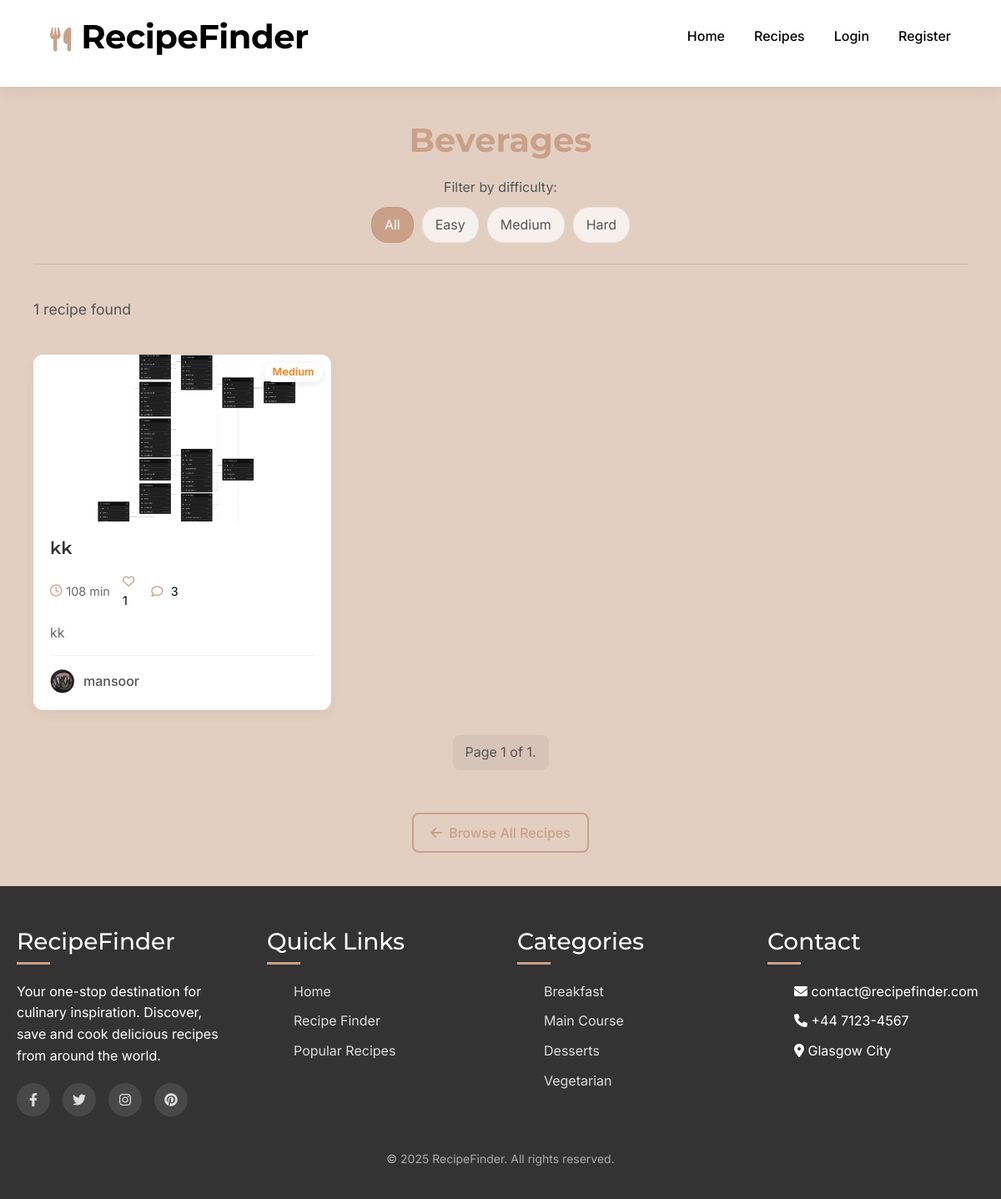
Page /category/beverages/ on the earlier database version.
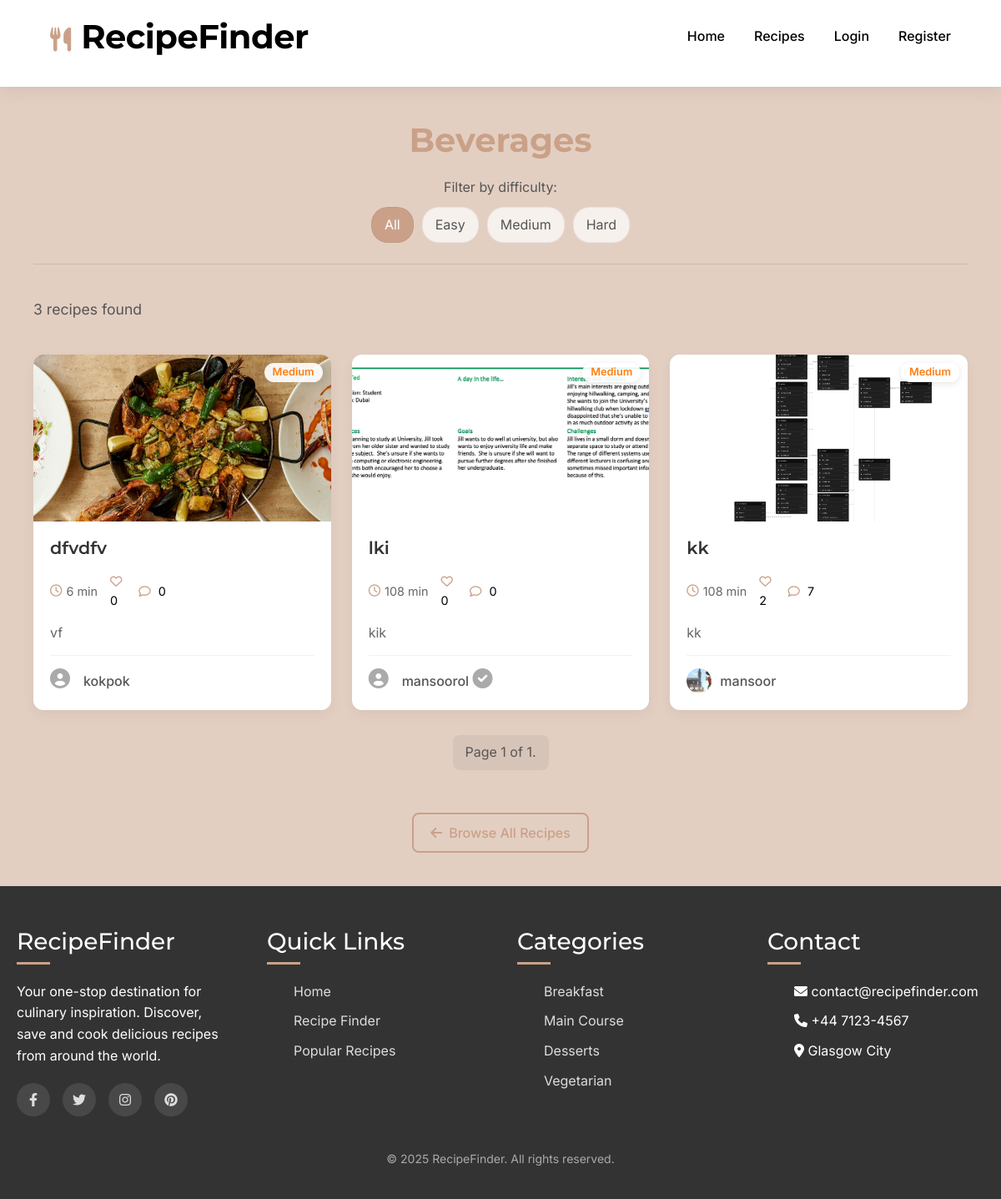
Same page on the later database version.
### RecipeFinderApp/models.py (models this page shows, shortened)
class Category(models.Model):
    name = models.CharField(max_length=100)
    slug = models.SlugField(unique=True)  # Used in URLs
    description = models.TextField(blank=True)
    class Meta:
        verbose_name_plural = "Categories"

class Recipe(models.Model):
    DIFFICULTY_CHOICES = (
        ('easy', 'Easy'),
        ('medium', 'Medium'),
        ('hard', 'Hard'),
    )
    title = models.CharField(max_length=200)
    slug = models.SlugField(unique=True)  # Used for SEO-friendly URLs
    author = models.ForeignKey(User, on_delete=models.CASCADE, related_name='recipes')
    description = models.TextField()
    ingredients = models.TextField(help_text="Enter ingredients, one per line")
    instructions = models.TextField(help_text="Enter instructions step by step")
    cooking_time = models.IntegerField(help_text="In minutes")
    prep_time = models.IntegerField(help_text="In minutes")
    servings = models.IntegerField(default=1)
    difficulty = models.CharField(max_length=10, choices=DIFFICULTY_CHOICES, default='medium')
    categories = models.ManyToManyField(Category, related_name='recipes')
    notes = models.TextField(blank=True, null=True, help_text="Additional notes, tips, or variations for this recipe")
    created_at = models.DateTimeField(auto_now_add=True)
    updated_at = models.DateTimeField(auto_now=True)
    featured = models.BooleanField(default=False)  # For highlighting recipes on the home page
    class Meta:
        ordering = ['-created_at']  # Newest recipes first
    @property
    def total_time(self):
        return self.cooking_time + self.prep_time
    @property
    def likes_count(self):
        return self.likes.count()
    @property
    def comments_count(self):
        return self.comments.count()

class RecipeImage(models.Model):
    recipe = models.ForeignKey(Recipe, on_delete=models.CASCADE, related_name='images')
    image = models.ImageField(upload_to='recipe_images/')
    caption = models.CharField(max_length=200, blank=True)
    is_primary = models.BooleanField(default=False)  # Main image shown in listings
    uploaded_at = models.DateTimeField(auto_now_add=True)
    class Meta:
        ordering = ['-is_primary', 'uploaded_at']  # Primary images first, then by date

class UserProfile(models.Model):
    user = models.OneToOneField(User, on_delete=models.CASCADE, related_name='profile')
    profile_pic = models.ImageField(upload_to='profile_pics/', blank=True, null=True)
    bio = models.TextField(blank=True, null=True)
    is_chef = models.BooleanField(default=False)  # Indicates if the user identifies as a chef
    chef_verified = models.BooleanField(default=False)  # Verified status after approval
    website = models.URLField(blank=True, null=True)
    location = models.CharField(max_length=100, blank=True, null=True)
    date_joined = models.DateTimeField(auto_now_add=True)

### RecipeFinderApp/views.py (the view)
# urls.py: path('category/<slug:slug>/', views.category_detail, name='category_detail'),
def category_detail(request, slug):
    category = get_object_or_404(Category, slug=slug)
    recipes = Recipe.objects.filter(categories=category)
    liked_recipes_ids = []
    if request.user.is_authenticated:
        liked_recipes_ids = Like.objects.filter(user=request.user).values_list('recipe_id', flat=True)
    paginator = Paginator(recipes, 9)  # Show 9 recipes per page
    page_number = request.GET.get('page')
    page_obj = paginator.get_page(page_number)
    context = {
        'category': category,
        'page_obj': page_obj,
        'liked_recipes_ids': liked_recipes_ids
    }
    return render(request, 'recipe_finder/category_detail.html', context)

### templates/recipe_finder/category_detail.html (shortened to what this page needs)
{% extends 'recipe_finder/base.html' %}
{% load static %}
{% block extra_css %}
    <link rel="stylesheet" href="{% static 'css/pages/category_detail.css' %}">
{% endblock %}
{% block content %}
<div class="category-detail-container">
    <div class="category-header">
        <h1>{{ category.name }}</h1>
    </div>
    <div class="category-recipes">
        <div class="recipes-count">
            <p>
                {% with count=page_obj.paginator.count %}
                    {{ count }} recipe{{ count|pluralize }} found
                {% endwith %}
            </p>
        </div>
        {% if page_obj %}
            <div class="recipes-grid">
                {% for recipe in page_obj %}
                    <div class="recipe-card">
                        <div class="recipe-image">
                            <a href="{% url 'recipe_detail' recipe.slug %}">
                            {% if recipe.images.exists %}
                                <img src="{{ recipe.images.first.image.url }}" alt="{{ recipe.title }}">
                            {% else %}
                                <img src="{% static 'images/recipe-placeholder.jpg' %}" alt="{{ recipe.title }}">
                            {% endif %}
                            </a>
                            <div class="recipe-badge">
                                <span class="difficulty-badge {{ recipe.difficulty }}">{{ recipe.get_difficulty_display }}</span>
                            </div>
                        </div>
                        <div class="recipe-info">
                            <h3><a href="{% url 'recipe_detail' recipe.slug %}">{{ recipe.title }}</a></h3>
                            <div class="recipe-meta">
                                <span><i class="far fa-clock"></i> {{ recipe.total_time }} min</span>
                                <span>
                                    <a href="#" class="like-recipe-link" data-recipe-id="{{ recipe.id }}">
                                        <i class="{% if user.is_authenticated and recipe.id in liked_recipes_ids %}fas{% else %}far{% endif %} fa-heart"></i>
                                        <span class="like-count">{{ recipe.likes_count }}</span>
                                    </a>
                                </span>
                                <span>
                                    <a href="{% url 'recipe_detail' recipe.slug %}#comments">
                                        <i class="far fa-comment"></i> {{ recipe.comments_count }}
                                    </a>
                                </span>
                            </div>
                            <p class="recipe-excerpt">{{ recipe.description|truncatechars:100 }}</p>
                            <div class="recipe-author">
                                <a href="{% url 'profile_with_username' recipe.author.username %}">
                                    {% if recipe.author.profile.profile_pic %}
                                        <img src="{{ recipe.author.profile.profile_pic.url }}" alt="{{ recipe.author.username }}">
                                    {% else %}
                                        <i class="fas fa-user-circle"></i>
                                    {% endif %}
                                    <span>{{ recipe.author.username }}
                                        {% if recipe.author.profile.is_chef and recipe.author.profile.chef_verified %}
                                            <i class="fas fa-check-circle verified-badge" title="Verified Chef"></i>
                                        {% endif %}
                                    </span>
                                </a>
                            </div>
                        </div>
                    </div>
                {% endfor %}
            </div>
            <div class="pagination">
                <span class="step-links">
                    <span class="current">
                        Page {{ page_obj.number }} of {{ page_obj.paginator.num_pages }}.
                    </span>
                </span>
            </div>
        {% endif %}
    </div>
    <div class="back-to-categories">
        <a href="{% url 'recipe_list' %}" class="btn btn-outline">
            <i class="fas fa-arrow-left"></i> Browse All Recipes
        </a>
    </div>
</div>
{% endblock %}

### templates/recipe_finder/base.html (shortened to what this page needs)
{% load static %}
<!DOCTYPE html>
<html lang="en">
<head>
    <link rel="stylesheet" href="https://cdnjs.cloudflare.com/ajax/libs/font-awesome/6.0.0-beta3/css/all.min.css">
    <link href="https://cdn.jsdelivr.net/npm/bootstrap@5.1.3/dist/css/bootstrap.min.css" rel="stylesheet">
    <link rel="stylesheet" href="{% static 'css/shared/main.css' %}">
    <link rel="stylesheet" href="{% static 'css/shared/layout.css' %}">
    <link rel="stylesheet" href="{% static 'css/shared/components.css' %}">
    {% block extra_css %}{% endblock %}
</head>
<body>
    <div class="header">
        <div class="logo">
            <i class="fas fa-utensils"></i>
            <h1>RecipeFinder</h1>
        </div>
        <nav class="main-nav" id="main-nav">
            <ul>
                <li><a class="nav-link {% if request.path == '/' %}active{% endif %}" href="{% url 'home' %}">Home</a></li>
                <li><a class="nav-link {% if 'recipes' in request.path %}active{% endif %}" href="{% url 'recipe_list' %}">Recipes</a></li>
                {% if user.is_authenticated %}
                    <li><a class="nav-link {% if 'collections' in request.path %}active{% endif %}" href="{% url 'collection_list' %}">My Collections</a></li>
                    <li><a class="nav-link {% if 'profile' in request.path %}active{% endif %}" href="{% url 'profile' %}">Profile</a></li>
                    <li><a class="nav-link" href="{% url 'logout' %}">Logout</a></li>
                {% else %}
                    <li><a class="nav-link {% if 'login' in request.path %}active{% endif %}" href="{% url 'login' %}">Login</a></li>
                    <li><a class="nav-link {% if 'register' in request.path %}active{% endif %}" href="{% url 'register' %}">Register</a></li>
                {% endif %}
            </ul>
        </nav>
    </div>
    <div class="container">
        {% block content %}{% endblock %}
    </div>
    <footer class="footer">
        <div class="container">
            <div class="footer-content">
                <div class="footer-section">
                    <h3>RecipeFinder</h3>
                    <p>Your one-stop destination for culinary inspiration. Discover, save and cook delicious recipes from around the world.</p>
                    <div class="social-links">
                        <a href="#"><i class="fab fa-facebook-f"></i></a>
                        <a href="#"><i class="fab fa-twitter"></i></a>
                        <a href="#"><i class="fab fa-instagram"></i></a>
                        <a href="#"><i class="fab fa-pinterest"></i></a>
                    </div>
                </div>
                <div class="footer-section">
                    <h3>Quick Links</h3>
                    <ul>
                        <li><a href="{% url 'home' %}">Home</a></li>
                        <li><a href="{% url 'recipe_list' %}">Recipe Finder</a></li>
                        <li><a href="{% url 'recipe_list' %}?sort=popular">Popular Recipes</a></li>
                    </ul>
                </div>
                <div class="footer-section">
                    <h3>Categories</h3>
                    <ul>
                        {% for category in categories|slice:":4" %}
                            <li><a href="{% url 'category_detail' category.slug %}">{{ category.name }}</a></li>
                        {% empty %}
                            <li><a href="#">Breakfast</a></li>
                            <li><a href="#">Main Course</a></li>
                            <li><a href="#">Desserts</a></li>
                            <li><a href="#">Vegetarian</a></li>
                        {% endfor %}
                    </ul>
                </div>
                <div class="footer-section">
                    <h3>Contact</h3>
                    <ul>
                        <li><i class="fas fa-envelope"></i> contact@recipefinder.com</li>
                        <li><i class="fas fa-phone"></i> +44 7123-4567</li>
                        <li><i class="fas fa-map-marker-alt"></i> Glasgow City</li>
                    </ul>
                </div>
            </div>
            <div class="copyright">
                <p>&copy; {% now "Y" %} RecipeFinder. All rights reserved.</p>
            </div>
        </div>
    </footer>
</body>
</html>

### static/css/shared/main.css (style rules this page uses)
:root { --primary-color: #CAA188; --secondary-color: #81B29A; --background-color: #E3CFC2; --text-color: #000000; --footer-color: #333333; --accent-color: #d5b47f; --light-color: #FFFFFF; }
* { margin: 0; padding: 0; box-sizing: border-box; }
body { background-color: var(--background-color); background-image: radial-gradient(#e8e0d0 0.5px, transparent 0.5px); background-size: 20px 20px; font-family: 'Inter', sans-serif; color: var(--text-color); line-height: 1.6; }
h1, h2, h3, h4, h5, h6 { font-family: 'Montserrat', sans-serif; margin-bottom: 1rem; }
a { color: inherit; text-decoration: none; }
img { max-width: 100%; height: auto; }
ul { list-style: none; }
.header { display: flex; justify-content: space-between; align-items: center; padding: 20px 5%; background-color: var(--light-color); box-shadow: 0 4px 20px rgba(0, 0, 0, 0.08); position: sticky; top: 0; z-index: 100; }
.logo { display: flex; align-items: baseline; gap: 12px; }
.logo i { color: var(--primary-color); font-size: 1.8rem; }
.header h1 { font-family: 'Montserrat', sans-serif; font-weight: 700; color: var(--text-color); letter-spacing: -0.5px; }
.main-nav ul { list-style-type: none; display: flex; gap: 35px; }
.nav-link { text-decoration: none; color: var(--text-color); font-weight: 500; position: relative; transition: color 0.3s ease; padding: 5px 0; }
.nav-link::after { content: ''; position: absolute; width: 0; height: 2px; bottom: 0; left: 0; background-color: var(--primary-color); transition: width 0.3s ease; }
.container { max-width: 1300px; margin: 0 auto; padding: 0 20px; }
.footer { background-color: var(--footer-color); color: #fff; padding: 50px 0 20px; }
.footer-content { display: grid; grid-template-columns: repeat(4, 1fr); gap: 40px; }
.footer-section h3 { margin-bottom: 20px; position: relative; padding-bottom: 10px; font-family: 'Montserrat', sans-serif; }
.footer-section h3::after { content: ''; position: absolute; bottom: 0; left: 0; width: 40px; height: 3px; background-color: var(--primary-color); }
.footer-section ul { list-style-type: none; }
.footer-section ul li { margin-bottom: 10px; }
.footer-section a { color: #ddd; text-decoration: none; transition: color 0.3s ease; }
.social-links { display: flex; gap: 15px; margin-top: 20px; }
.social-links a { width: 40px; height: 40px; border-radius: 50%; background-color: rgba(255, 255, 255, 0.1); display: flex; justify-content: center; align-items: center; transition: all 0.3s ease; }
.copyright { text-align: center; padding-top: 40px; color: #aaa; font-size: 14px; }
.recipes-grid { display: grid; grid-template-columns: repeat(auto-fill, minmax(300px, 1fr)); gap: 30px; margin: 40px 0; }
.recipe-card { background: var(--light-color); border-radius: 15px; overflow: hidden; box-shadow: 0 8px 20px rgba(0, 0, 0, 0.05); transition: transform 0.3s ease; }
.recipe-image { position: relative; height: 200px; }
.recipe-image a { display: block; width: 100%; height: 100%; cursor: pointer; }
.recipe-image img { width: 100%; height: 100%; object-fit: cover; }
.recipe-badge { position: absolute; bottom: 10px; right: 10px; display: flex; gap: 5px; }
.difficulty-badge { color: white; padding: 3px 8px; border-radius: 12px; font-size: 10px; line-height: 1; display: inline-block; }
.recipe-info { padding: 20px; }
.recipe-info h3 { margin-bottom: 15px; font-family: 'Montserrat', sans-serif; }
.recipe-info h3 a { color: var(--text-color); text-decoration: none; }
.recipe-meta { display: flex; gap: 15px; margin-bottom: 15px; color: #666; font-size: 14px; }
.recipe-meta a { color: var(--text-color); text-decoration: none; transition: color 0.3s ease; }
.recipe-excerpt { color: #666; margin-bottom: 15px; line-height: 1.5; }
.recipe-author { display: flex; align-items: center; gap: 10px; }
.recipe-author img { width: 30px; height: 30px; border-radius: 50%; object-fit: cover; }
.recipe-author a { color: var(--text-color); text-decoration: none; font-weight: 500; }
.btn { padding: 12px 24px; border-radius: 8px; font-weight: 500; cursor: pointer; transition: all 0.3s ease; text-decoration: none; }
.btn-outline { background: transparent; border: 2px solid var(--primary-color); color: var(--primary-color); }

Differences in the rows shown:
added Recipe: images.first.image (picture), difficulty "Medium", title "dfvdfv", total_time "6", likes_count "0", comments_count "0", description "vf", author.username "kokpok"
added Recipe: images.first.image (picture), difficulty "Medium", title "lki", total_time "108", likes_count "0", comments_count "0", description "kik", author.username "mansoorol"
changed through a linked row, Recipe "kk": likes_count "1" → "2"; comments_count "3" → "7"; author.profile.profile_pic: a different picture
Other differences:
{{ count }}: "1" → "3"
